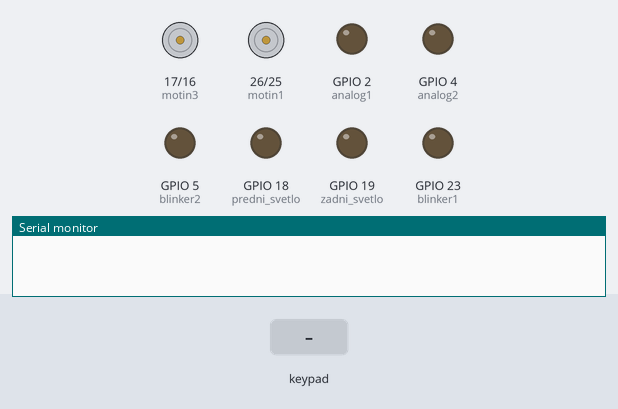
Recording of a sketch running on a simulated ESP32. Parts: motor-driver pin pairs drawn as motors (green arrow = first pin HIGH = forward, orange = second pin HIGH = backward, longer = more drive), output pins drawn as LEDs (lit = HIGH), the last lines printed to the serial monitor. The test bench sets the inputs (shaded band).

Above: at 1.2 s.
1.3 s: key 'U' pressed
At 1.5 s:
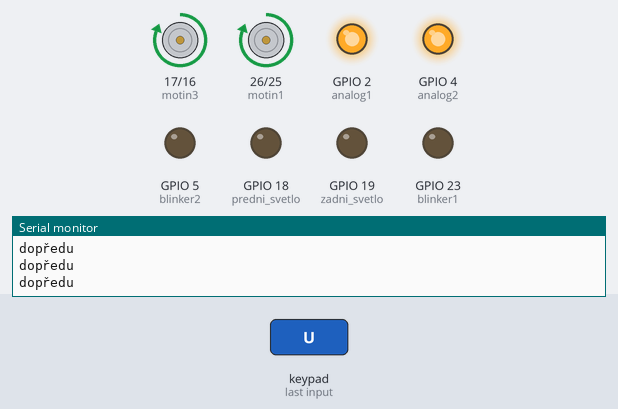
3.2 s: key 'D' pressed
At 3.4 s:
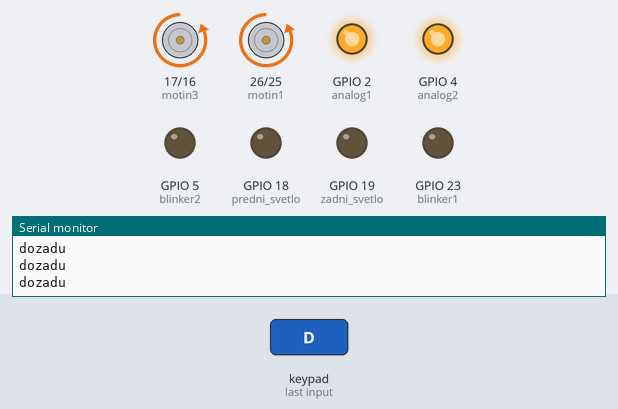
5.1 s: key 'L' pressed
At 5.3 s:
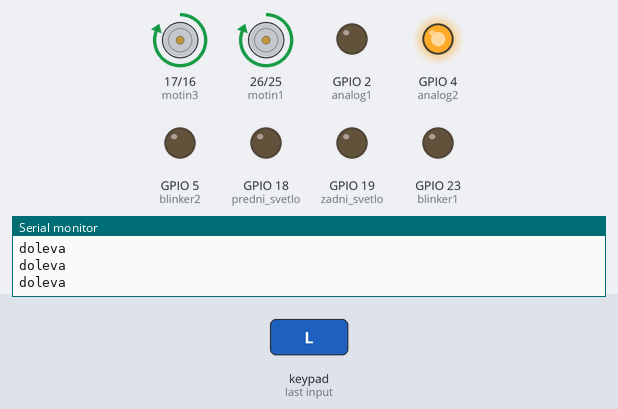
7.0 s: key 'R' pressed
At 7.2 s:
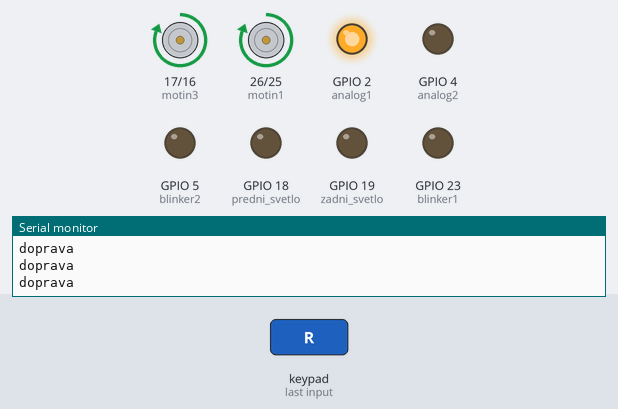
8.9 s: key 'O' pressed
At 9.1 s:
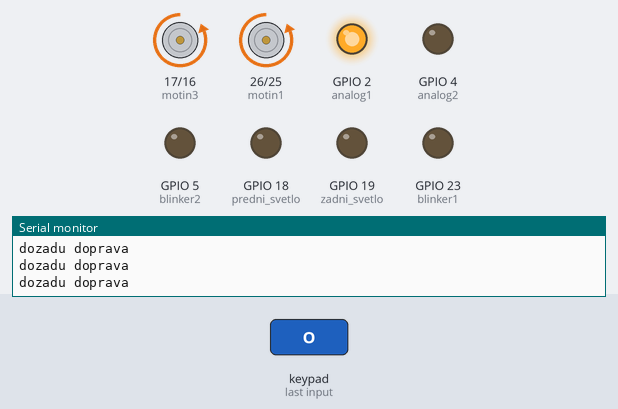
10.8 s: key 'S' pressed
At 11.0 s:
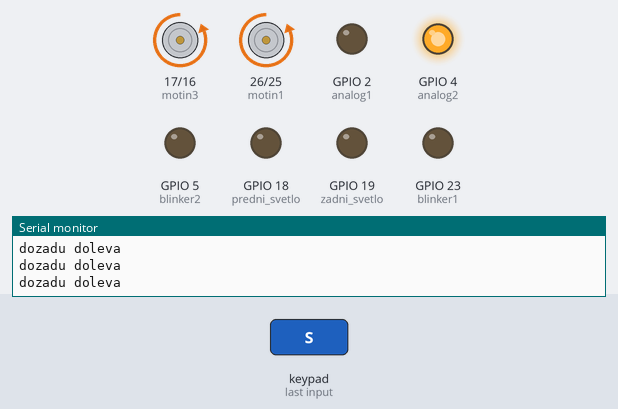
Timing chart, 0 to 13.7 s (numbered marks = the images above; inputs shaded):
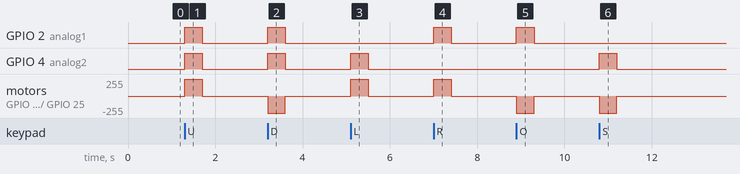

The sketch:

auticko.ino
```cpp
#define CUSTOM_SETTINGS
#define INCLUDE_GAMEPAD_MODULE
#define motin1 26
#define motin2 25
#define motin3 17
#define motin4 16
#define analog1 2
#define analog2 4

#define blinker1 23
#define blinker2 5
#define predni_svetlo 18
#define zadni_svetlo 19

#include <DabbleESP32.h>
#include <analogWrite.h>
#include "Arduino.h"


bool onoffb1 = 0; //logická hodnota blinkru
bool onoffb2 = 0; //logická hodnota blinkru
bool onoff = 0; //logická hodnota předních a zadních světel


void setup() {

  Serial.begin(115200);
  Dabble.begin("Auticko");
  pinMode(motin1, OUTPUT);
  pinMode(motin2, OUTPUT);
  pinMode(motin3, OUTPUT);
  pinMode(motin4, OUTPUT);
  pinMode(analog1, OUTPUT);
  pinMode(analog2, OUTPUT);

  pinMode(blinker1, OUTPUT);
  pinMode(blinker2, OUTPUT);

  pinMode(predni_svetlo, OUTPUT);
  pinMode(zadni_svetlo, OUTPUT);


}


void loop() {
    drive();

    Dabble.processInput();
    bool g = GamePad.isStartPressed();
    bool h = GamePad.isTrianglePressed();
    bool i = GamePad.isCrossPressed();

    //"tlačítko" na vypínání a zapínání blinkru
    if (h){
      if(onoffb1){
      onoffb1 = 0;
      }else{
      onoffb1 = 1;
      }
    }
    if(onoffb1){
      lights1();
      }
    //"tlačítko" na vypínání a zapínání blinkru
   if (i){
      if(onoffb2){
      onoffb2 = 0;
      }else{
      onoffb2 = 1;
      }
    }
    if(onoffb1){
      lights2();
      }
    //"tlačítko" na vypínání a zapínání předních azadních světel
     if (g){
      if(onoff){
      Serial.println("Světla ON");
      analogWrite(predni_svetlo, 1024);
      analogWrite(zadni_svetlo, 1024);
      onoff = 0;
      }else{
      Serial.println("Světla Off");
      analogWrite(predni_svetlo, 0);
      analogWrite(zadni_svetlo, 0);
      onoff = 1;
      }
    }


}

void lights1(){

  static unsigned long lastTime = 0;//čas od kterého se odečíta aktualní "minlý čas"
  const long interval = 3000; //čas v ms intervalu mezi rozsvícením a zhasnutím blinkeru
  static bool state = 0; //přepínač vypnutého a zapnutého blinkru

  unsigned long now = millis();

  if ( now - lastTime > interval && state == 0) { //čas od začátku programu v ms minus minlý čas musí být větší než interval a zaroven přepínač se musí = 0
    state = 1; // změníme přepínač
    lastTime = now; // čas změny nastavíme na minlý čas
    analogWrite(blinker1, 1024);
    Serial.println("BLINK up 1");

  }

  if ( now - lastTime > interval && state == 1) {//čas od začátku programu v ms minus minlý čas musí být větší než interval a zaroven přepínač se musí = 1
    state = 0;// změníme přepínač
    lastTime = now;// čas změny nastavíme na minlý čas
    analogWrite(blinker1, 0);
    Serial.println("BLINK down 1");
  }


}
//podobné jak u lights1
void lights2(){

  static unsigned long lastTime = 0;
  const long interval = 3000;
  static bool state = 0;

  unsigned long now = millis();

  if ( now - lastTime > interval && state == 0) {
    state = 1;
    lastTime = now;
    analogWrite(blinker2, 1024);
    Serial.println("BLINK up 2");

  }

  if ( now - lastTime > interval && state == 1) {
    state = 0;
    lastTime = now;
    analogWrite(blinker2, 0);
    Serial.println("BLINK down 2");
  }


}


void drive() {
  Dabble.processInput();
  bool a = GamePad.isUpPressed();
  bool b = GamePad.isDownPressed();
  bool c = GamePad.isLeftPressed();
  bool d = GamePad.isRightPressed();
  bool e = GamePad.isSquarePressed();
  bool f = GamePad.isCirclePressed();


          if (a || b || c || d || e || f)
          {
            if (a)
            {
              analogWrite(motin1, 1024);
              analogWrite(motin2, 0);
              analogWrite(motin3, 1024);
              analogWrite(motin4, 0);

              analogWrite(analog1, 1024);
              analogWrite(analog2, 1024);

              Serial.println("dopředu");

            }

            if (b)
            {
              analogWrite(motin1, 0);
              analogWrite(motin2, 1024);
              analogWrite(motin3, 0);
              analogWrite(motin4, 1024);

              analogWrite(analog1, 1024);
              analogWrite(analog2, 1024);

              Serial.println("dozadu");

            }

            if (c)
            {
              analogWrite(motin1, 1024);
              analogWrite(motin2, 0);
              analogWrite(motin3, 1024);
              analogWrite(motin4, 0);

              analogWrite(analog1, 0);
              analogWrite(analog2, 1024);

              Serial.println("doleva");


            }

            if (d)
            {
              analogWrite(motin1, 1024);
              analogWrite(motin2, 0);
              analogWrite(motin3, 1024);
              analogWrite(motin4, 0);

              analogWrite(analog1, 1024);
              analogWrite(analog2, 0);

              Serial.println("doprava");

            }
            if (e)
            {
              analogWrite(motin1, 0);
              analogWrite(motin2, 1024);
              analogWrite(motin3, 0);
              analogWrite(motin4, 1024);

              analogWrite(analog1, 0);
              analogWrite(analog2, 1024);

              Serial.println("dozadu doleva");

            }
            if (f)
            {
              analogWrite(motin1, 0);
              analogWrite(motin2, 1024);
              analogWrite(motin3, 0);
              analogWrite(motin4, 1024);

              analogWrite(analog1, 1024);
              analogWrite(analog2, 0);

              Serial.println("dozadu doprava");
            }


          }
          else
          {
            analogWrite(motin1, 0);
            analogWrite(motin2, 0);
            analogWrite(motin3, 0);
            analogWrite(motin4, 0);

            analogWrite(analog1, 0);
            analogWrite(analog2, 0);

          }

  }
```

Measured:
- after the input at 1.3 s, GPIO 2 (analog1), GPIO 4 (analog2): LOW → HIGH at once, → LOW 0.40 s later; motor on GPIO 17 (motin3) / GPIO 16 (motin4), motor on GPIO 26 (motin1) / GPIO 25 (motin2): stopped → forward 255/255 at once, → stopped 0.40 s later
- after the input at 3.2 s, GPIO 2 (analog1), GPIO 4 (analog2): LOW → HIGH at once, → LOW 0.40 s later; motor on GPIO 17 (motin3) / GPIO 16 (motin4), motor on GPIO 26 (motin1) / GPIO 25 (motin2): stopped → backward 255/255 at once, → stopped 0.40 s later
- after the input at 5.1 s, GPIO 4 (analog2): LOW → HIGH at once, → LOW 0.40 s later; motor on GPIO 17 (motin3) / GPIO 16 (motin4), motor on GPIO 26 (motin1) / GPIO 25 (motin2): stopped → forward 255/255 at once, → stopped 0.40 s later
- after the input at 7.0 s, GPIO 2 (analog1): LOW → HIGH at once, → LOW 0.40 s later; motor on GPIO 17 (motin3) / GPIO 16 (motin4), motor on GPIO 26 (motin1) / GPIO 25 (motin2): stopped → forward 255/255 at once, → stopped 0.40 s later
- after the input at 8.9 s, GPIO 2 (analog1): LOW → HIGH at once, → LOW 0.40 s later; motor on GPIO 17 (motin3) / GPIO 16 (motin4), motor on GPIO 26 (motin1) / GPIO 25 (motin2): stopped → backward 255/255 at once, → stopped 0.40 s later
- after the input at 10.8 s, GPIO 4 (analog2): LOW → HIGH at once, → LOW 0.40 s later; motor on GPIO 17 (motin3) / GPIO 16 (motin4), motor on GPIO 26 (motin1) / GPIO 25 (motin2): stopped → backward 255/255 at once, → stopped 0.40 s later
